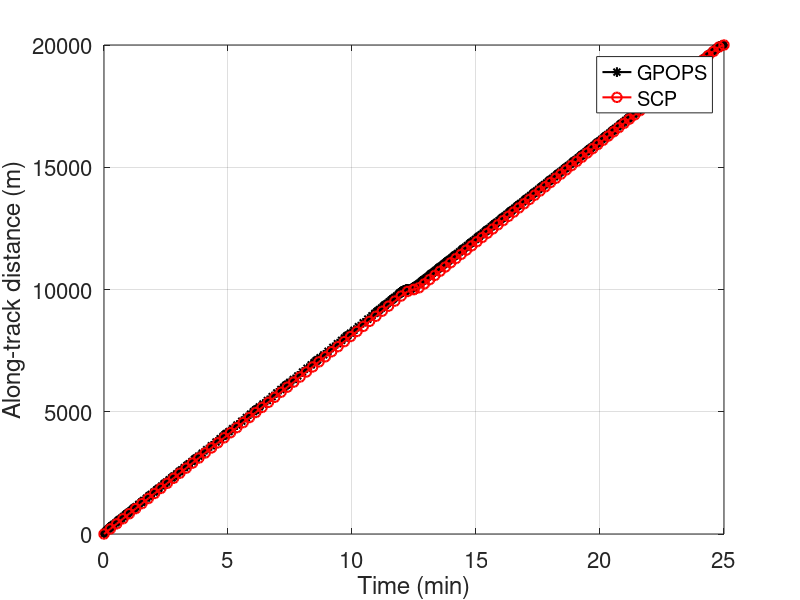
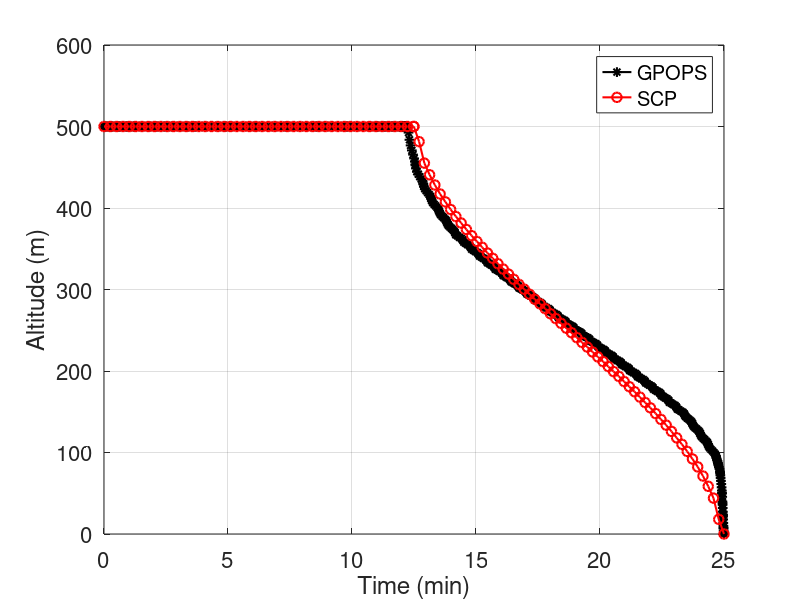
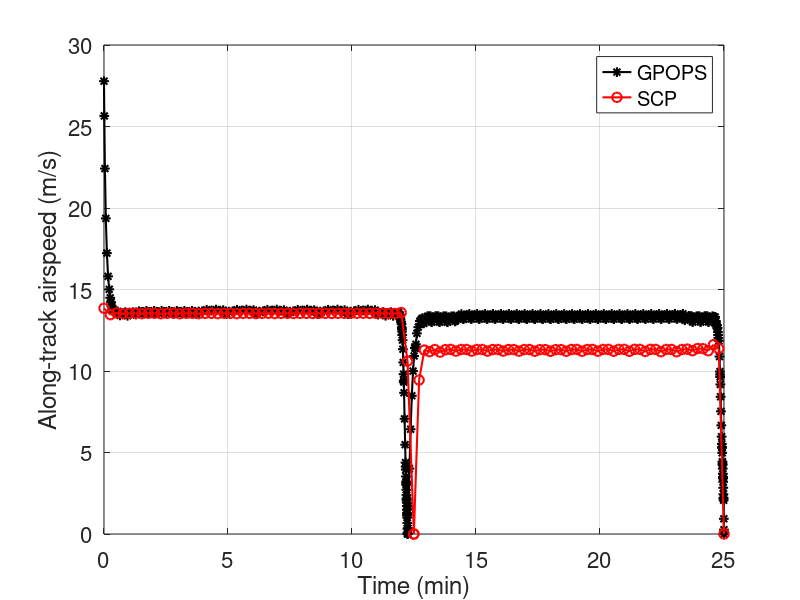
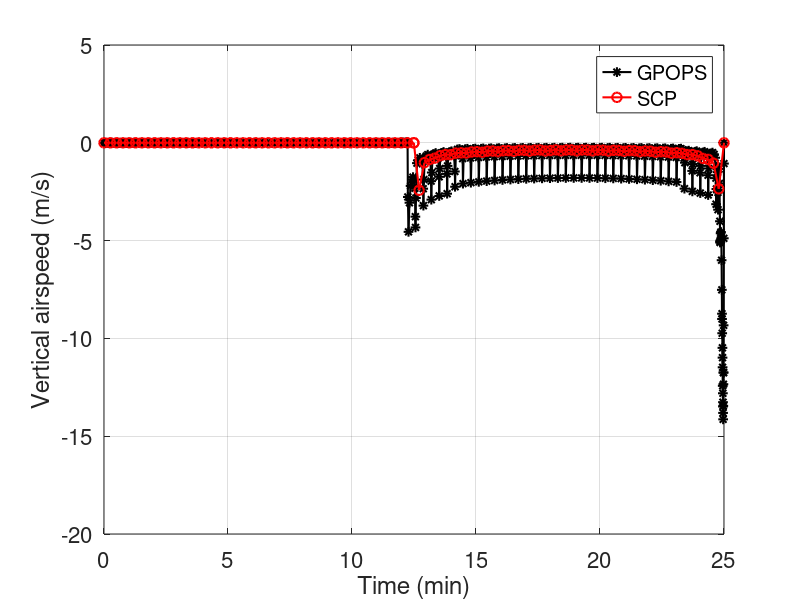

Here is the MATLAB script that generated these plots, in order:
% Compare results from the folders "SCP" and "Verify_gpops_convex" with
% nonconvex control constraint u2^2+u3^2=u4

clear
clc
close all
format short

% parameters

load data_gpops.mat
load data_scp.mat

tG = tG/60;
tS = tS/60;
thetaS = atan(u1S./u2S)*180/pi;
% x vs. t
figure
plot(tG, xG, 'k-*', 'markersize', 7, 'linewidth', 1.5);
hold on
plot(tS, xS, 'r-o', 'markersize', 7, 'linewidth', 1.5);
xlabel('Time (min)', 'FontSize', 18);
ylabel('Along-track distance (m)', 'FontSize', 18);
leg = legend('GPOPS', 'SCP');
set(leg,'FontSize',16);
set(gca,'FontSize',16);
grid on

% z vs. t
figure
plot(tG, zG, 'k-*', 'markersize', 7, 'linewidth', 1.5);
hold on
plot(tS, zS, 'r-o', 'markersize', 7, 'linewidth', 1.5);
xlabel('Time (min)', 'FontSize', 18);
ylabel('Altitude (m)', 'FontSize', 18);
leg = legend('GPOPS', 'SCP');
set(leg,'FontSize',16);
set(gca,'FontSize',16);
grid on

% vx vs. t
figure
plot(tG, vxG, 'k-*', 'markersize', 7, 'linewidth', 1.5);
hold on
plot(tS, vxS, 'r-o', 'markersize', 7, 'linewidth', 1.5);
xlabel('Time (min)', 'FontSize', 18);
ylabel('Along-track airspeed (m/s)', 'FontSize', 18);
leg = legend('GPOPS', 'SCP');
set(leg,'FontSize',16);
set(gca,'FontSize',16);
grid on

% vz vs. t
figure
plot(tG, vzG, 'k-*', 'markersize', 7, 'linewidth', 1.5);
hold on
plot(tS, vzS, 'r-o', 'markersize', 7, 'linewidth', 1.5);
xlabel('Time (min)', 'FontSize', 18);
ylabel('Vertical airspeed (m/s)', 'FontSize', 18);
leg = legend('GPOPS', 'SCP');
set(leg,'FontSize',16);
set(gca,'FontSize',16);
grid on

% % % u1 vs. t
% % figure
% % 
% % plot(tG, u1G, 'k-*', 'markersize', 7, 'linewidth', 1.5);
% % hold on
% % plot(tS, u1S, 'r-o', 'markersize', 7, 'linewidth', 1.5);
% % xlabel('Time (min)', 'FontSize', 18);
% % ylabel('u_1 (N)', 'FontSize', 18);
% % leg = legend('GPOPS', 'SCP');
% % set(leg,'FontSize',16);
% % set(gca,'FontSize',16);
% % grid on

% % % u2 vs. t
% % figure
% % plot(tG, u2G, 'k-*', 'markersize', 7, 'linewidth', 1.5);
% % hold on
% % plot(tS, u2S, 'r-o', 'markersize', 7, 'linewidth', 1.5);
% % xlabel('Time (min)', 'FontSize', 18);
% % ylabel('u_2 (N)', 'FontSize', 18);
% % leg = legend('GPOPS', 'SCP');
% % set(leg,'FontSize',16);
% % set(gca,'FontSize',16);
% % grid on

% % % u3 vs. t
% % figure
% % plot(tG, u3G, 'k-*', 'markersize', 7, 'linewidth', 1.5);
% % hold on
% % plot(tS, u3S, 'r-o', 'markersize', 7, 'linewidth', 1.5);
% % xlabel('Time (min)', 'FontSize', 18);
% % ylabel('u_3 (N)', 'FontSize', 18);
% % leg = legend('GPOPS', 'SCP');
% % set(leg,'FontSize',16);
% % set(gca,'FontSize',16);
% % grid on

% T vs. t
figure
plot(tG, TG, 'k-*', 'markersize', 7, 'linewidth', 1.5);
hold on
plot(tS, sqrt(TS), 'r-o', 'markersize', 7, 'linewidth', 1.5);
xlabel('Time (min)', 'FontSize', 18);
ylabel('Net thrust (N)', 'FontSize', 18);
leg = legend('GPOPS', 'SCP');
set(leg,'FontSize',16);
set(gca,'FontSize',16);
grid on

% % T vs. t
% figure
% plot(tG(350:473), TG(350:473), 'k-*', 'markersize', 7, 'linewidth', 1.5);
% hold on
% plot(tS(72:116), sqrt(TS((72:116))), 'r-o', 'markersize', 7, 'linewidth', 1.5);
% xlabel('Time (min)', 'FontSize', 18);
% ylabel('Net thrust (N)', 'FontSize', 18);
% leg = legend('GPOPS', 'SCP');
% set(leg,'FontSize',16);
% set(gca,'FontSize',16);
% grid on

% Theta vs. t
figure
plot(tG, thetaG, 'k-*', 'markersize', 7, 'linewidth', 1.5);
hold on
plot(tS, thetaS, 'r-o', 'markersize', 7, 'linewidth', 1.5);
xlabel('Time (min)', 'FontSize', 18);
ylabel('Pitch angle (deg)', 'FontSize', 18);
leg = legend('GPOPS', 'SCP');
set(leg,'FontSize',16);
set(gca,'FontSize',16);
grid on


% % Theta vs. t
% figure
% plot(tG(350:473), thetaG(350:473), 'k-*', 'markersize', 7, 'linewidth', 1.5);
% hold on
% plot(tS(72 :116), thetaS(72:116), 'r-o', 'markersize', 7, 'linewidth', 1.5);
% xlabel('Time (min)', 'FontSize', 18);
% ylabel('Pitch angle (deg)', 'FontSize', 18);
% leg = legend('GPOPS', 'SCP');
% set(leg,'FontSize',16);
% set(gca,'FontSize',16);
% grid on

